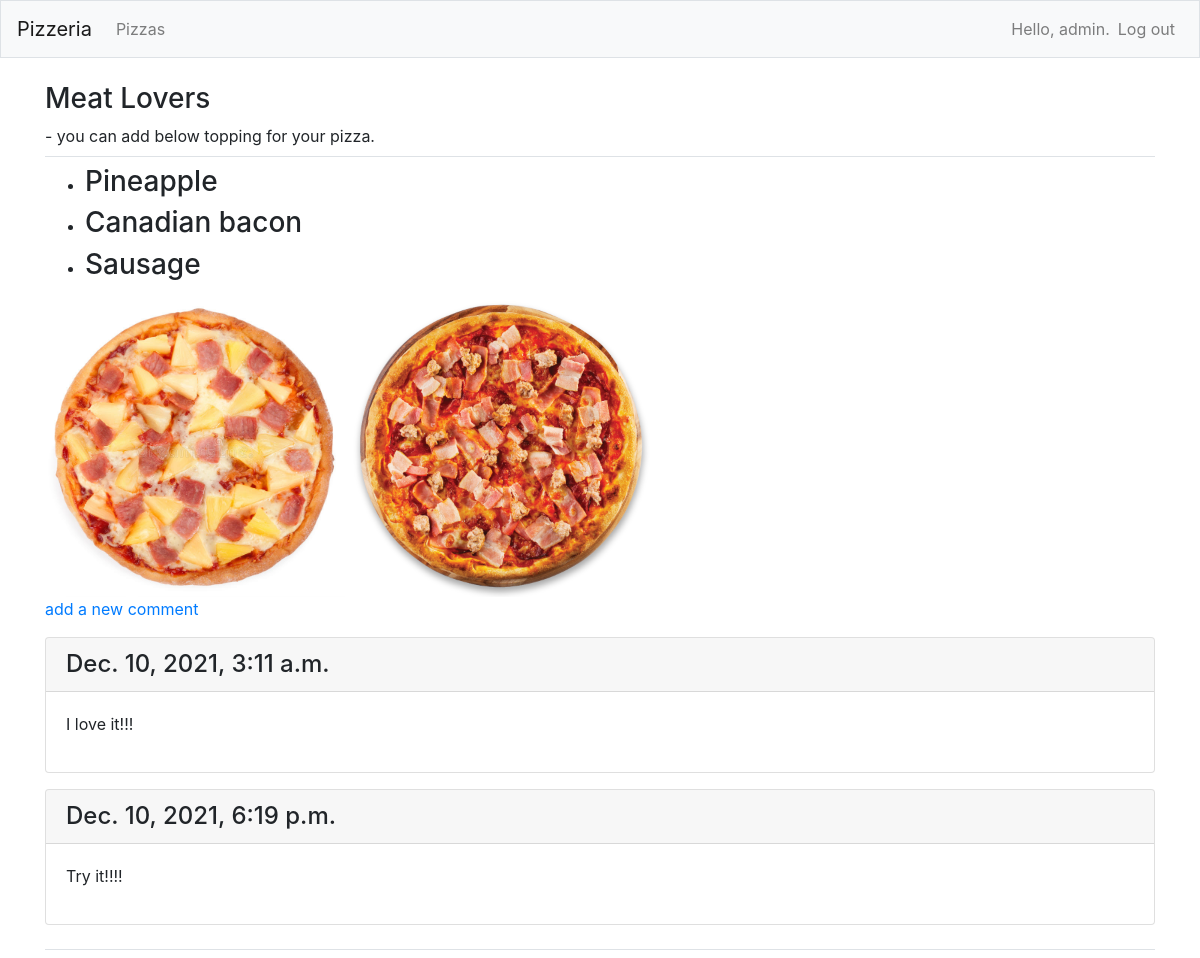
The app's page /pizza1/3/ (signed in) with its own data.
### pizzas/models.py (models this page shows, shortened)
class Pizza(models.Model):
    name = models.CharField(max_length=200)
    date_added = models.DateTimeField(auto_now_add=True)
    def __str__(self):
        return self.name

class Topping(models.Model):
    pizza = models.ForeignKey(Pizza, on_delete=models.CASCADE)
    name = models.CharField(max_length=200)
    def __str__(self):
        return self.name

class Comment(models.Model):
    pizza = models.ForeignKey(Pizza, on_delete=models.CASCADE)
    text = models.TextField()
    date_added = models.DateTimeField(auto_now_add=True)
    class Meta:
        verbose_name_plural = 'Comments'

### pizzas/views.py (the view)
# urls.py: path('pizza1/<int:pizza2_id>/', views.pizza2, name='pizza2'),
def pizza2(request, pizza2_id):
    pizza2 = Pizza.objects.get(id=pizza2_id)
    toppings = pizza2.topping_set.all()
    comments = pizza2.comment_set.all()
    images  = pizza2.image_set.all()
    if request.method != 'POST':
        form = ImageForm()
    else:
        form = ImageForm(data=request.POST)
    context = {'pizza2':pizza2, 'toppings':toppings, 'comments':comments, 'images':images, 'form':form}
    return render(request, 'pizzas/pizza2.html', context)

### pizzas/templates/pizzas/pizza2.html
{% extends "pizzas/base.html" %}
{% load static %}
{% block page_header %}
<h3>{{ pizza2 }}</h3>
- you can add below topping for your pizza.
{% endblock page_header %}
{% block content %}
<ul>
    {% for t in toppings %}
    <li><h3>
        {{ t }}
    </h3></li>
    {% empty %}
    <li><h3>No pizza's topping have been added yet.</h3></li>
    {% endfor %}
</ul>
<img src="{% static 'pizzas/Hawaiian.jpg' pizza2.id %}" alt="Hawaiian" width="300" height="300">
<img src="{% static 'pizzas/Meat.png' pizza2.id %}" alt="Meat lovers" width="300" height="300">
<p>
    <a href="{% url 'pizzas:new_comment' pizza2.id %}">add a new comment</a>
</p>
{% for c in comments %}
<div class="card mb-3">
    <h4 class="card-header">
        {{ c.date_added }}
    </h4>
    <div class="card-body">
        {{ c.text|linebreaks }}
    </div>
</div>
{% empty %}
<li> There are no comment for this topic yet.</li>
{% endfor %}
{% endblock content %}

### pizzas/templates/pizzas/base.html (shortened to what this page needs)
{% load bootstrap4 %}
<!doctype html>
<html lang="en">
<head>
    {% bootstrap_css %}
</head>
<body>
    <nav class="navbar navbar-expand-md navbar-light bg-light mb-4 border">
        <a class="navbar-brand" href="{% url 'pizzas:index'%}">
            Pizzeria</a>
        <div class="collapse navbar-collapse" id="navbarCollapse">
            <ul class="navbar-nav mr-auto">
                <li class="nav-item">
                    <a class="nav-link" href="{% url 'pizzas:pizza1'%}">
                        Pizzas</a></li>
            </ul>
            <ul class="navbar-nav ml-auto">
                {% if user.is_authenticated %}
                    <li class="nav-item">
                        <span class="navbar-text">Hello, {{ user.username }}.</span>
                    </li>
                    <li class="nav-item">
                        <a class="nav-link" href="{% url 'users:logout' %}">Log out</a>
                    </li>
                {% else %}
                    <li class="nav-item">
                        <a class="nav-link" href="{% url 'users:register' %}">Register</a>
                    </li>
                    <li class="nav-item">
                        <a class="nav-link" href="{% url 'users:login' %}">Log in</a></li>
                {% endif %}
            </ul>
        </div>
    </nav>
    <main role="main" class="container">
        <div class="pb-2 mb-2 border-bottom">
            {% block page_header %}{% endblock page_header %}
        </div>
        <div class="pb-2 mb-2 border-bottom">
            {% block content %}{% endblock content %}
        </div>
    </main>
</body>
</html>

### records on screen
Pizza: name "Meat Lovers"
Topping: name "Pineapple"
Topping: name "Canadian bacon"
Topping: name "Sausage"
Comment: date_added "Dec. 10, 2021, 3:11 a.m.", text "I love it!!!"
Comment: date_added "Dec. 10, 2021, 6:19 p.m.", text "Try it!!!!"

### other values on screen
{{ user.username }} "admin"
